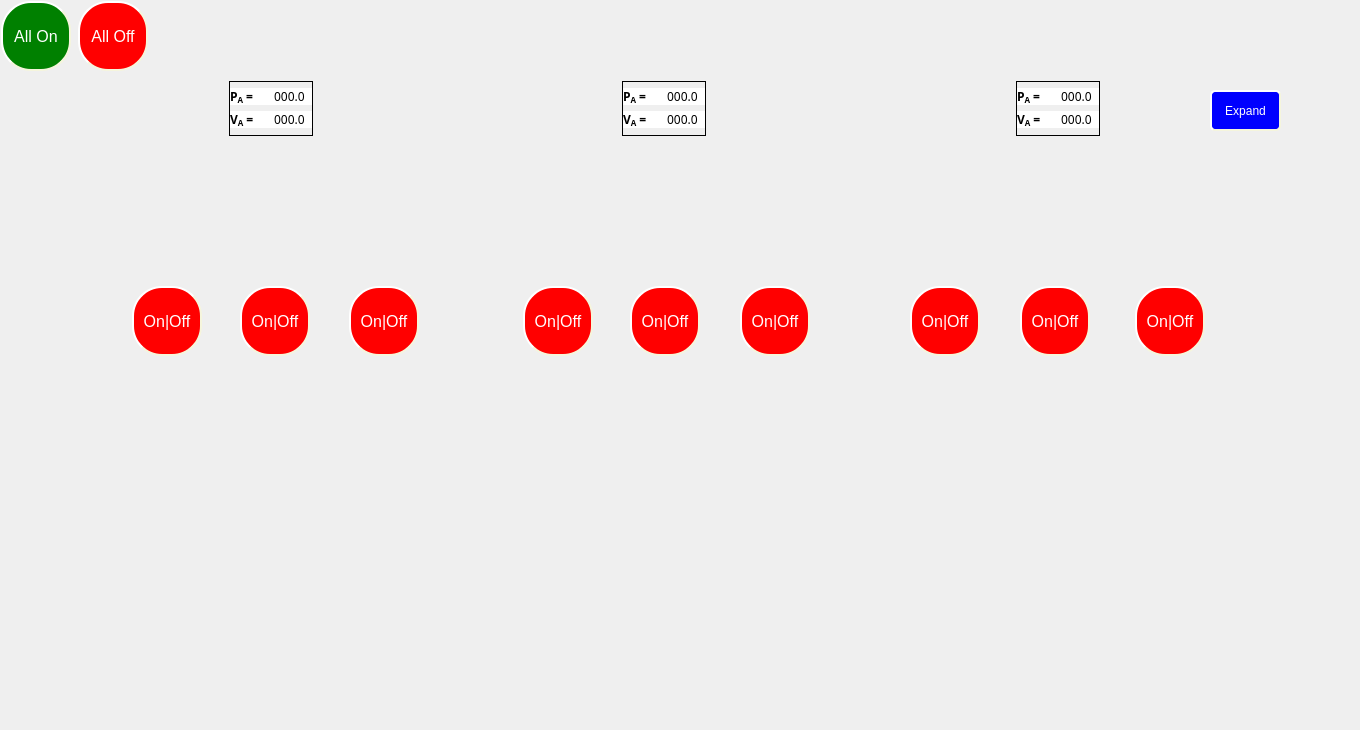
    <widget class="QWidget" name="ResistiveLoads">
     <attribute name="title">
      <string>ResistiveLoads</string>
     </attribute>
     <widget class="QLabel" name="label">
      <property name="geometry">
       <rect>
        <x>0</x>
        <y>0</y>
        <width>1351</width>
        <height>721</height>
       </rect>
      </property>
      <property name="styleSheet">
       <string notr="true">border-image: url(:/img/Resistive.png);</string>
      </property>
      <property name="text">
       <string/>
      </property>
     </widget>
     <widget class="QPushButton" name="btnR1">
      <property name="geometry">
       <rect>
        <x>132</x>
        <y>286</y>
        <width>70</width>
        <height>70</height>
       </rect>
      </property>
      <property name="sizePolicy">
       <sizepolicy hsizetype="Preferred" vsizetype="Fixed">
        <horstretch>0</horstretch>
        <verstretch>0</verstretch>
       </sizepolicy>
      </property>
      <property name="minimumSize">
       <size>
        <width>70</width>
        <height>70</height>
       </size>
      </property>
      <property name="maximumSize">
       <size>
        <width>70</width>
        <height>70</height>
       </size>
      </property>
      <property name="styleSheet">
       <string notr="true">#btnR1{
background-color: red;
border-radius: 30px;
border-style: outset;
border-width: 2px;
border-color: beige;
padding: 3px;
max-width:60px;
max-height:60px;
min-width:60px;
min-height:60px;
font-size:16px;
font-weight:300;
color: white;
text-align:center;
}
#btnR1:checked{
	background-color: green;
}</string>
      </property>
      <property name="text">
       <string>On|Off</string>
      </property>
      <property name="checkable">
       <bool>true</bool>
      </property>
     </widget>
     <widget class="QPushButton" name="btnR2">
      <property name="geometry">
       <rect>
        <x>240</x>
        <y>286</y>
        <width>70</width>
        <height>70</height>
       </rect>
      </property>
      <property name="sizePolicy">
       <sizepolicy hsizetype="Preferred" vsizetype="Fixed">
        <horstretch>0</horstretch>
        <verstretch>0</verstretch>
       </sizepolicy>
      </property>
      <property name="minimumSize">
       <size>
        <width>70</width>
        <height>70</height>
       </size>
      </property>
      <property name="maximumSize">
       <size>
        <width>70</width>
        <height>70</height>
       </size>
      </property>
      <property name="styleSheet">
       <string notr="true">#btnR2{
background-color: red;
border-radius: 30px;
border-style: outset;
border-width: 2px;
border-color: beige;
padding: 3px;
max-width:60px;
max-height:60px;
min-width:60px;
min-height:60px;
font-size:16px;
font-weight:300;
color: white;
text-align:center;
}
#btnR2:checked{
	background-color: green;
}</string>
      </property>
      <property name="text">
       <string>On|Off</string>
      </property>
      <property name="checkable">
       <bool>true</bool>
      </property>
     </widget>
     <widget class="QPushButton" name="btnR3">
      <property name="geometry">
       <rect>
        <x>349</x>
        <y>286</y>
        <width>70</width>
        <height>70</height>
       </rect>
      </property>
      <property name="sizePolicy">
       <sizepolicy hsizetype="Preferred" vsizetype="Fixed">
        <horstretch>0</horstretch>
        <verstretch>0</verstretch>
       </sizepolicy>
      </property>
      <property name="minimumSize">
       <size>
        <width>70</width>
        <height>70</height>
       </size>
      </property>
      <property name="maximumSize">
       <size>
        <width>70</width>
        <height>70</height>
       </size>
      </property>
      <property name="styleSheet">
       <string notr="true">#btnR3{
background-color: red;
border-radius: 30px;
border-style: outset;
border-width: 2px;
border-color: beige;
padding: 3px;
max-width:60px;
max-height:60px;
min-width:60px;
min-height:60px;
font-size:16px;
font-weight:300;
color: white;
text-align:center;
}
#btnR3:checked{
	background-color: green;
}</string>
      </property>
      <property name="text">
       <string>On|Off</string>
      </property>
      <property name="checkable">
       <bool>true</bool>
      </property>
     </widget>
     <widget class="QPushButton" name="btnR4">
      <property name="geometry">
       <rect>
        <x>523</x>
        <y>286</y>
        <width>70</width>
        <height>70</height>
       </rect>
      </property>
      <property name="sizePolicy">
       <sizepolicy hsizetype="Preferred" vsizetype="Fixed">
        <horstretch>0</horstretch>
        <verstretch>0</verstretch>
       </sizepolicy>
      </property>
      <property name="minimumSize">
       <size>
        <width>70</width>
        <height>70</height>
       </size>
      </property>
      <property name="maximumSize">
       <size>
        <width>70</width>
        <height>70</height>
       </size>
      </property>
      <property name="styleSheet">
       <string notr="true">#btnR4{
background-color: red;
border-radius: 30px;
border-style: outset;
border-width: 2px;
border-color: beige;
padding: 3px;
max-width:60px;
max-height:60px;
min-width:60px;
min-height:60px;
font-size:16px;
font-weight:300;
color: white;
text-align:center;
}
#btnR4:checked{
	background-color: green;
}</string>
      </property>
      <property name="text">
       <string>On|Off</string>
      </property>
      <property name="checkable">
       <bool>true</bool>
      </property>
     </widget>
     <widget class="QPushButton" name="btnR5">
      <property name="geometry">
       <rect>
        <x>630</x>
        <y>286</y>
        <width>70</width>
        <height>70</height>
       </rect>
      </property>
      <property name="sizePolicy">
       <sizepolicy hsizetype="Preferred" vsizetype="Fixed">
        <horstretch>0</horstretch>
        <verstretch>0</verstretch>
       </sizepolicy>
      </property>
      <property name="minimumSize">
       <size>
        <width>70</width>
        <height>70</height>
       </size>
      </property>
      <property name="maximumSize">
       <size>
        <width>70</width>
        <height>70</height>
       </size>
      </property>
      <property name="styleSheet">
       <string notr="true">#btnR5{
background-color: red;
border-radius: 30px;
border-style: outset;
border-width: 2px;
border-color: beige;
padding: 3px;
max-width:60px;
max-height:60px;
min-width:60px;
min-height:60px;
font-size:16px;
font-weight:300;
color: white;
text-align:center;
}
#btnR5:checked{
	background-color: green;
}</string>
      </property>
      <property name="text">
       <string>On|Off</string>
      </property>
      <property name="checkable">
       <bool>true</bool>
      </property>
     </widget>
     <widget class="QPushButton" name="btnR6">
      <property name="geometry">
       <rect>
        <x>740</x>
        <y>286</y>
        <width>70</width>
        <height>70</height>
       </rect>
      </property>
      <property name="sizePolicy">
       <sizepolicy hsizetype="Preferred" vsizetype="Fixed">
        <horstretch>0</horstretch>
        <verstretch>0</verstretch>
       </sizepolicy>
      </property>
      <property name="minimumSize">
       <size>
        <width>70</width>
        <height>70</height>
       </size>
      </property>
      <property name="maximumSize">
       <size>
        <width>70</width>
        <height>70</height>
       </size>
      </property>
      <property name="styleSheet">
       <string notr="true">#btnR6{
background-color: red;
border-radius: 30px;
border-style: outset;
border-width: 2px;
border-color: beige;
padding: 3px;
max-width:60px;
max-height:60px;
min-width:60px;
min-height:60px;
font-size:16px;
font-weight:300;
color: white;
text-align:center;
}
#btnR6:checked{
	background-color: green;
}</string>
      </property>
      <property name="text">
       <string>On|Off</string>
      </property>
      <property name="checkable">
       <bool>true</bool>
      </property>
     </widget>
     <widget class="QPushButton" name="btnR7">
      <property name="geometry">
       <rect>
        <x>910</x>
        <y>286</y>
        <width>70</width>
        <height>70</height>
       </rect>
      </property>
      <property name="sizePolicy">
       <sizepolicy hsizetype="Preferred" vsizetype="Fixed">
        <horstretch>0</horstretch>
        <verstretch>0</verstretch>
       </sizepolicy>
      </property>
      <property name="minimumSize">
       <size>
        <width>70</width>
        <height>70</height>
       </size>
      </property>
      <property name="maximumSize">
       <size>
        <width>70</width>
        <height>70</height>
       </size>
      </property>
      <property name="styleSheet">
       <string notr="true">#btnR7{
background-color: red;
border-radius: 30px;
border-style: outset;
border-width: 2px;
border-color: beige;
padding: 3px;
max-width:60px;
max-height:60px;
min-width:60px;
min-height:60px;
font-size:16px;
font-weight:300;
color: white;
text-align:center;
}
#btnR7:checked{
	background-color: green;
}</string>
      </property>
      <property name="text">
       <string>On|Off</string>
      </property>
      <property name="checkable">
       <bool>true</bool>
      </property>
     </widget>
     <widget class="QPushButton" name="btnR8">
      <property name="geometry">
       <rect>
        <x>1020</x>
        <y>286</y>
        <width>70</width>
        <height>70</height>
       </rect>
      </property>
      <property name="sizePolicy">
       <sizepolicy hsizetype="Preferred" vsizetype="Fixed">
        <horstretch>0</horstretch>
        <verstretch>0</verstretch>
       </sizepolicy>
      </property>
      <property name="minimumSize">
       <size>
        <width>70</width>
        <height>70</height>
       </size>
      </property>
      <property name="maximumSize">
       <size>
        <width>70</width>
        <height>70</height>
       </size>
      </property>
      <property name="styleSheet">
       <string notr="true">#btnR8{
background-color: red;
border-radius: 30px;
border-style: outset;
border-width: 2px;
border-color: beige;
padding: 3px;
max-width:60px;
max-height:60px;
min-width:60px;
min-height:60px;
font-size:16px;
font-weight:300;
color: white;
text-align:center;
}
#btnR8:checked{
	background-color: green;
}</string>
      </property>
      <property name="text">
       <string>On|Off</string>
      </property>
      <property name="checkable">
       <bool>true</bool>
      </property>
     </widget>
     <widget class="QPushButton" name="btnR9">
      <property name="geometry">
       <rect>
        <x>1135</x>
        <y>286</y>
        <width>70</width>
        <height>70</height>
       </rect>
      </property>
      <property name="sizePolicy">
       <sizepolicy hsizetype="Preferred" vsizetype="Fixed">
        <horstretch>0</horstretch>
        <verstretch>0</verstretch>
       </sizepolicy>
      </property>
      <property name="minimumSize">
       <size>
        <width>70</width>
        <height>70</height>
       </size>
      </property>
      <property name="maximumSize">
       <size>
        <width>70</width>
        <height>70</height>
       </size>
      </property>
      <property name="styleSheet">
       <string notr="true">#btnR9{
background-color: red;
border-radius: 30px;
border-style: outset;
border-width: 2px;
border-color: beige;
padding: 3px;
max-width:60px;
max-height:60px;
min-width:60px;
min-height:60px;
font-size:16px;
font-weight:300;
color: white;
text-align:center;
}
#btnR9:checked{
	background-color: green;
}</string>
      </property>
      <property name="text">
       <string>On|Off</string>
      </property>
      <property name="checkable">
       <bool>true</bool>
      </property>
     </widget>
     <widget class="QWidget" name="layoutWidget">
      <property name="geometry">
       <rect>
        <x>0</x>
        <y>0</y>
        <width>149</width>
        <height>72</height>
       </rect>
      </property>
      <layout class="QHBoxLayout" name="horizontalLayout_3">
       <item>
        <widget class="QPushButton" name="btnAllOn_R">
         <property name="sizePolicy">
          <sizepolicy hsizetype="Preferred" vsizetype="Fixed">
           <horstretch>0</horstretch>
           <verstretch>0</verstretch>
          </sizepolicy>
         </property>
         <property name="minimumSize">
          <size>
           <width>70</width>
           <height>70</height>
          </size>
         </property>
         <property name="maximumSize">
          <size>
           <width>70</width>
           <height>70</height>
          </size>
         </property>
         <property name="styleSheet">
          <string notr="true">#btnAllOn_R{
background-color: green;
border-radius: 30px;
border-style: outset;
border-width: 2px;
border-color: beige;
padding: 3px;
max-width:60px;
max-height:60px;
min-width:60px;
min-height:60px;
font-size:16px;
font-weight:300;
color: white;
text-align:center;
}
#btnAllOn_R:checked{
	background-color: #28B463;
}</string>
         </property>
         <property name="text">
          <string>All On</string>
         </property>
         <property name="checkable">
          <bool>true</bool>
         </property>
        </widget>
       </item>
       <item>
        <widget class="QPushButton" name="btnAllOff_R">
         <property name="sizePolicy">
          <sizepolicy hsizetype="Preferred" vsizetype="Fixed">
           <horstretch>0</horstretch>
           <verstretch>0</verstretch>
          </sizepolicy>
         </property>
         <property name="minimumSize">
          <size>
           <width>70</width>
           <height>70</height>
          </size>
         </property>
         <property name="maximumSize">
          <size>
           <width>70</width>
           <height>70</height>
          </size>
         </property>
         <property name="styleSheet">
          <string notr="true">#btnAllOff_R{
background-color: red;
border-radius: 30px;
border-style: outset;
border-width: 2px;
border-color: beige;
padding: 3px;
max-width:60px;
max-height:60px;
min-width:60px;
min-height:60px;
font-size:16px;
font-weight:300;
color: white;
text-align:center;
}
#btnAllOff_R:checked{
	background-color: #F1948A;
}</string>
         </property>
         <property name="text">
          <string>All Off</string>
         </property>
         <property name="checkable">
          <bool>true</bool>
         </property>
        </widget>
       </item>
      </layout>
     </widget>
     <widget class="QFrame" name="frame_8">
      <property name="geometry">
       <rect>
        <x>229</x>
        <y>81</y>
        <width>84</width>
        <height>55</height>
       </rect>
      </property>
      <property name="frameShape">
       <enum>QFrame::Panel</enum>
      </property>
      <layout class="QHBoxLayout" name="horizontalLayout_14">
       <property name="spacing">
        <number>0</number>
       </property>
       <property name="leftMargin">
        <number>0</number>
       </property>
       <property name="topMargin">
        <number>0</number>
       </property>
       <property name="rightMargin">
        <number>0</number>
       </property>
       <property name="bottomMargin">
        <number>0</number>
       </property>
       <item>
        <layout class="QVBoxLayout" name="verticalLayout_23">
         <item>
          <widget class="QLabel" name="Pa_label_left_ResLoad">
           <property name="sizePolicy">
            <sizepolicy hsizetype="Expanding" vsizetype="Fixed">
             <horstretch>0</horstretch>
             <verstretch>0</verstretch>
            </sizepolicy>
           </property>
           <property name="font">
            <font>
             <family>Inter UI</family>
             <pointsize>9</pointsize>
             <weight>75</weight>
             <bold>true</bold>
             <stylestrategy>PreferDefault</stylestrategy>
            </font>
           </property>
           <property name="styleSheet">
            <string notr="true">background-color: rgb(255, 255, 255);</string>
           </property>
           <property name="text">
            <string>&lt;html&gt;&lt;head/&gt;&lt;body&gt;&lt;p&gt;P&lt;span style=&quot; vertical-align:sub;&quot;&gt;A&lt;/span&gt; =&lt;/p&gt;&lt;/body&gt;&lt;/html&gt;</string>
           </property>
          </widget>
         </item>
         <item>
          <widget class="QLabel" name="Va_label_left_ResLoad">
           <property name="sizePolicy">
            <sizepolicy hsizetype="Expanding" vsizetype="Fixed">
             <horstretch>0</horstretch>
             <verstretch>0</verstretch>
            </sizepolicy>
           </property>
           <property name="font">
            <font>
             <family>Inter UI</family>
             <pointsize>9</pointsize>
             <weight>75</weight>
             <bold>true</bold>
            </font>
           </property>
           <property name="styleSheet">
            <string notr="true">background-color: rgb(255, 255, 255);</string>
           </property>
           <property name="text">
            <string>&lt;html&gt;&lt;head/&gt;&lt;body&gt;&lt;p&gt;V&lt;span style=&quot; vertical-align:sub;&quot;&gt;A&lt;/span&gt; =&lt;/p&gt;&lt;/body&gt;&lt;/html&gt;</string>
           </property>
          </widget>
         </item>
        </layout>
       </item>
       <item>
        <layout class="QVBoxLayout" name="verticalLayout_24">
         <item>
          <widget class="QLabel" name="Pa_live_label_left_ResLoad">
           <property name="sizePolicy">
            <sizepolicy hsizetype="Expanding" vsizetype="Fixed">
             <horstretch>0</horstretch>
             <verstretch>0</verstretch>
            </sizepolicy>
           </property>
           <property name="font">
            <font>
             <family>Inter UI Medium</family>
             <pointsize>9</pointsize>
            </font>
           </property>
           <property name="styleSheet">
            <string notr="true">background-color: rgb(255, 255, 255);</string>
           </property>
           <property name="text">
            <string> 000.0 </string>
           </property>
          </widget>
         </item>
         <item>
          <widget class="QLabel" name="Va_live_label_left_ResLoad">
           <property name="sizePolicy">
            <sizepolicy hsizetype="Expanding" vsizetype="Fixed">
             <horstretch>0</horstretch>
             <verstretch>0</verstretch>
            </sizepolicy>
           </property>
           <property name="font">
            <font>
             <family>Inter UI Medium</family>
             <pointsize>9</pointsize>
            </font>
           </property>
           <property name="styleSheet">
            <string notr="true">background-color: rgb(255, 255, 255);</string>
           </property>
           <property name="text">
            <string> 000.0 </string>
           </property>
          </widget>
         </item>
        </layout>
       </item>
      </layout>
     </widget>
     <widget class="QFrame" name="frame_9">
      <property name="geometry">
       <rect>
        <x>622</x>
        <y>81</y>
        <width>84</width>
        <height>55</height>
       </rect>
      </property>
      <property name="frameShape">
       <enum>QFrame::Panel</enum>
      </property>
      <layout class="QHBoxLayout" name="horizontalLayout_16">
       <property name="spacing">
        <number>0</number>
       </property>
       <property name="leftMargin">
        <number>0</number>
       </property>
       <property name="topMargin">
        <number>0</number>
       </property>
       <property name="rightMargin">
        <number>0</number>
       </property>
       <property name="bottomMargin">
        <number>0</number>
       </property>
       <item>
        <layout class="QVBoxLayout" name="verticalLayout_26">
         <item>
          <widget class="QLabel" name="Pa_label_middle_ResLoad">
           <property name="sizePolicy">
            <sizepolicy hsizetype="Expanding" vsizetype="Fixed">
             <horstretch>0</horstretch>
             <verstretch>0</verstretch>
            </sizepolicy>
           </property>
           <property name="font">
            <font>
             <family>Inter UI</family>
             <pointsize>9</pointsize>
             <weight>75</weight>
             <bold>true</bold>
             <stylestrategy>PreferDefault</stylestrategy>
            </font>
           </property>
           <property name="styleSheet">
            <string notr="true">background-color: rgb(255, 255, 255);</string>
           </property>
           <property name="text">
            <string>&lt;html&gt;&lt;head/&gt;&lt;body&gt;&lt;p&gt;P&lt;span style=&quot; vertical-align:sub;&quot;&gt;A&lt;/span&gt; =&lt;/p&gt;&lt;/body&gt;&lt;/html&gt;</string>
           </property>
          </widget>
         </item>
         <item>
          <widget class="QLabel" name="Va_label_middle_ResLoad">
           <property name="sizePolicy">
            <sizepolicy hsizetype="Expanding" vsizetype="Fixed">
             <horstretch>0</horstretch>
             <verstretch>0</verstretch>
            </sizepolicy>
           </property>
           <property name="font">
            <font>
             <family>Inter UI</family>
             <pointsize>9</pointsize>
             <weight>75</weight>
             <bold>true</bold>
            </font>
           </property>
           <property name="styleSheet">
            <string notr="true">background-color: rgb(255, 255, 255);</string>
           </property>
           <property name="text">
            <string>&lt;html&gt;&lt;head/&gt;&lt;body&gt;&lt;p&gt;V&lt;span style=&quot; vertical-align:sub;&quot;&gt;A&lt;/span&gt; =&lt;/p&gt;&lt;/body&gt;&lt;/html&gt;</string>
           </property>
          </widget>
         </item>
        </layout>
       </item>
       <item>
        <layout class="QVBoxLayout" name="verticalLayout_27">
         <item>
          <widget class="QLabel" name="Pa_live_label_middle_ResLoad">
           <property name="sizePolicy">
            <sizepolicy hsizetype="Expanding" vsizetype="Fixed">
             <horstretch>0</horstretch>
             <verstretch>0</verstretch>
            </sizepolicy>
           </property>
           <property name="font">
            <font>
             <family>Inter UI Medium</family>
             <pointsize>9</pointsize>
            </font>
           </property>
           <property name="styleSheet">
            <string notr="true">background-color: rgb(255, 255, 255);</string>
           </property>
           <property name="text">
            <string> 000.0 </string>
           </property>
          </widget>
         </item>
         <item>
          <widget class="QLabel" name="Va_live_label_middle_ResLoad">
           <property name="sizePolicy">
            <sizepolicy hsizetype="Expanding" vsizetype="Fixed">
             <horstretch>0</horstretch>
             <verstretch>0</verstretch>
            </sizepolicy>
           </property>
           <property name="font">
            <font>
             <family>Inter UI Medium</family>
             <pointsize>9</pointsize>
            </font>
           </property>
           <property name="styleSheet">
            <string notr="true">background-color: rgb(255, 255, 255);</string>
           </property>
           <property name="text">
            <string> 000.0 </string>
           </property>
          </widget>
         </item>
        </layout>
       </item>
      </layout>
     </widget>
     <widget class="QFrame" name="frame_10">
      <property name="geometry">
       <rect>
        <x>1016</x>
        <y>81</y>
        <width>84</width>
        <height>55</height>
       </rect>
      </property>
      <property name="frameShape">
       <enum>QFrame::Panel</enum>
      </property>
      <layout class="QHBoxLayout" name="horizontalLayout_18">
       <property name="spacing">
        <number>0</number>
       </property>
       <property name="leftMargin">
        <number>0</number>
       </property>
       <property name="topMargin">
        <number>0</number>
       </property>
       <property name="rightMargin">
        <number>0</number>
       </property>
       <property name="bottomMargin">
        <number>0</number>
       </property>
       <item>
        <layout class="QVBoxLayout" name="verticalLayout_29">
         <item>
          <widget class="QLabel" name="Pa_label_right_ResLoad">
           <property name="sizePolicy">
            <sizepolicy hsizetype="Expanding" vsizetype="Fixed">
             <horstretch>0</horstretch>
             <verstretch>0</verstretch>
            </sizepolicy>
           </property>
           <property name="font">
            <font>
             <family>Inter UI</family>
             <pointsize>9</pointsize>
             <weight>75</weight>
             <bold>true</bold>
             <stylestrategy>PreferDefault</stylestrategy>
            </font>
           </property>
           <property name="styleSheet">
            <string notr="true">background-color: rgb(255, 255, 255);</string>
           </property>
           <property name="text">
            <string>&lt;html&gt;&lt;head/&gt;&lt;body&gt;&lt;p&gt;P&lt;span style=&quot; vertical-align:sub;&quot;&gt;A&lt;/span&gt; =&lt;/p&gt;&lt;/body&gt;&lt;/html&gt;</string>
           </property>
          </widget>
         </item>
         <item>
          <widget class="QLabel" name="Va_label_right_ResLoad">
           <property name="sizePolicy">
            <sizepolicy hsizetype="Expanding" vsizetype="Fixed">
             <horstretch>0</horstretch>
             <verstretch>0</verstretch>
            </sizepolicy>
           </property>
           <property name="font">
            <font>
             <family>Inter UI</family>
             <pointsize>9</pointsize>
             <weight>75</weight>
             <bold>true</bold>
            </font>
           </property>
           <property name="styleSheet">
            <string notr="true">background-color: rgb(255, 255, 255);</string>
           </property>
           <property name="text">
            <string>&lt;html&gt;&lt;head/&gt;&lt;body&gt;&lt;p&gt;V&lt;span style=&quot; vertical-align:sub;&quot;&gt;A&lt;/span&gt; =&lt;/p&gt;&lt;/body&gt;&lt;/html&gt;</string>
           </property>
          </widget>
         </item>
        </layout>
       </item>
       <item>
        <layout class="QVBoxLayout" name="verticalLayout_30">
         <item>
          <widget class="QLabel" name="Pa_live_label_right_ResLoad">
           <property name="sizePolicy">
            <sizepolicy hsizetype="Expanding" vsizetype="Fixed">
             <horstretch>0</horstretch>
             <verstretch>0</verstretch>
            </sizepolicy>
           </property>
           <property name="font">
            <font>
             <family>Inter UI Medium</family>
             <pointsize>9</pointsize>
            </font>
           </property>
           <property name="styleSheet">
            <string notr="true">background-color: rgb(255, 255, 255);</string>
           </property>
           <property name="text">
            <string> 000.0 </string>
           </property>
          </widget>
         </item>
         <item>
          <widget class="QLabel" name="Va_live_label_right_ResLoad">
           <property name="sizePolicy">
            <sizepolicy hsizetype="Expanding" vsizetype="Fixed">
             <horstretch>0</horstretch>
             <verstretch>0</verstretch>
            </sizepolicy>
           </property>
           <property name="font">
            <font>
             <family>Inter UI Medium</family>
             <pointsize>9</pointsize>
            </font>
           </property>
           <property name="styleSheet">
            <string notr="true">background-color: rgb(255, 255, 255);</string>
           </property>
           <property name="text">
            <string> 000.0 </string>
           </property>
          </widget>
         </item>
        </layout>
       </item>
      </layout>
     </widget>
     <widget class="QPushButton" name="Res_right_expand_butt">
      <property name="geometry">
       <rect>
        <x>1210</x>
        <y>90</y>
        <width>71</width>
        <height>41</height>
       </rect>
      </property>
      <property name="sizePolicy">
       <sizepolicy hsizetype="Minimum" vsizetype="Minimum">
        <horstretch>0</horstretch>
        <verstretch>0</verstretch>
       </sizepolicy>
      </property>
      <property name="minimumSize">
       <size>
        <width>10</width>
        <height>10</height>
       </size>
      </property>
      <property name="maximumSize">
       <size>
        <width>80</width>
        <height>80</height>
       </size>
      </property>
      <property name="sizeIncrement">
       <size>
        <width>1</width>
        <height>1</height>
       </size>
      </property>
      <property name="toolTip">
       <string>&lt;html&gt;&lt;head/&gt;&lt;body&gt;&lt;p&gt;Opens a window with data from all 3 phases.&lt;/p&gt;&lt;/body&gt;&lt;/html&gt;</string>
      </property>
      <property name="styleSheet">
       <string notr="true">#Res_right_expand_butt{
background-color: blue;
border-style: outset;
border-radius: 5px;
border-width:2px;
border-color:beige;
font-size:12px;
font-weight:100;
color: white;

padding:2px;

}
#Res_right_expand_butt:pressed{
	background-color: #ff8c00;
}</string>
      </property>
      <property name="text">
       <string>Expand</string>
      </property>
      <property name="checkable">
       <bool>true</bool>
      </property>
     </widget>
    </widget>
